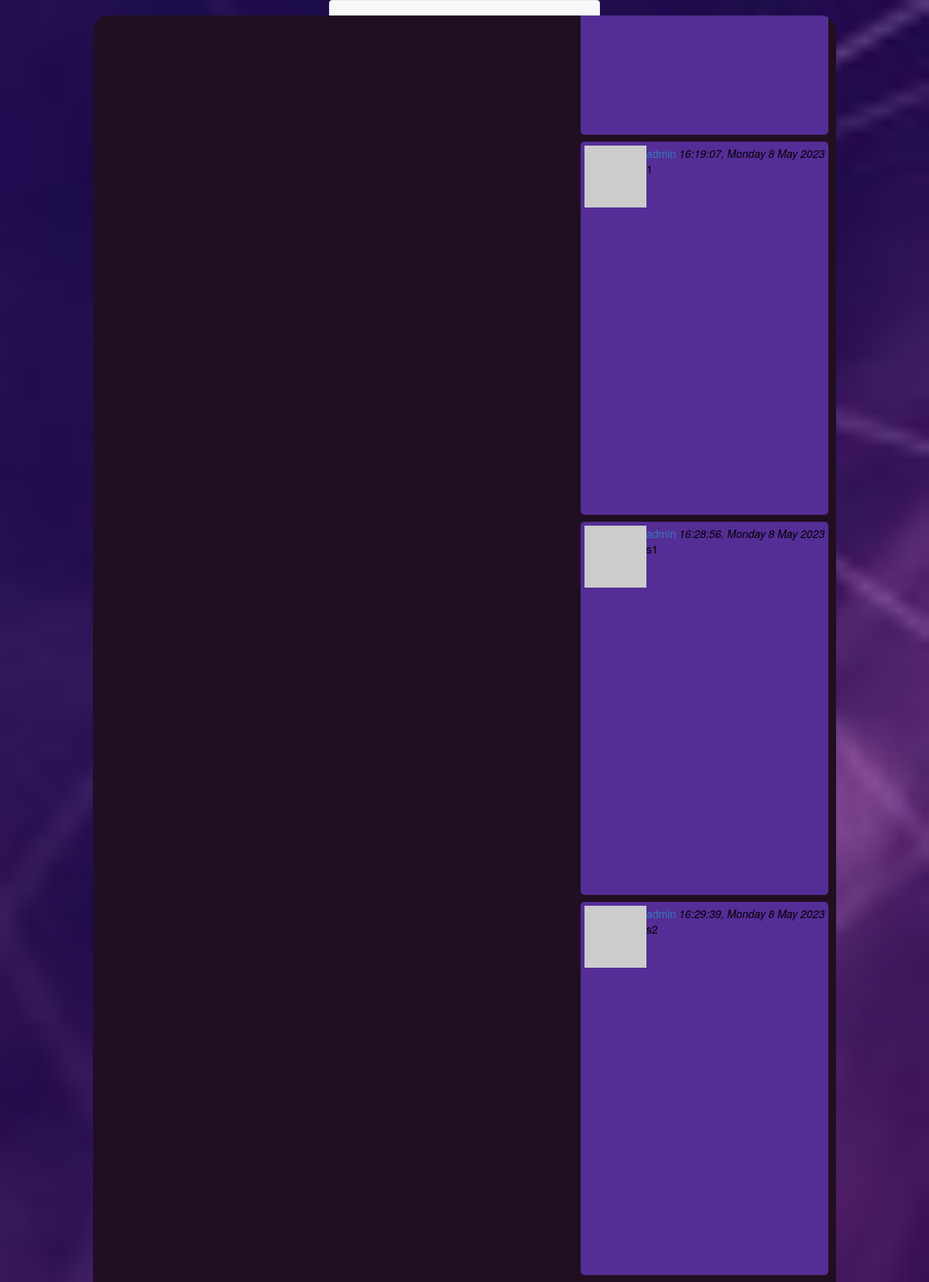
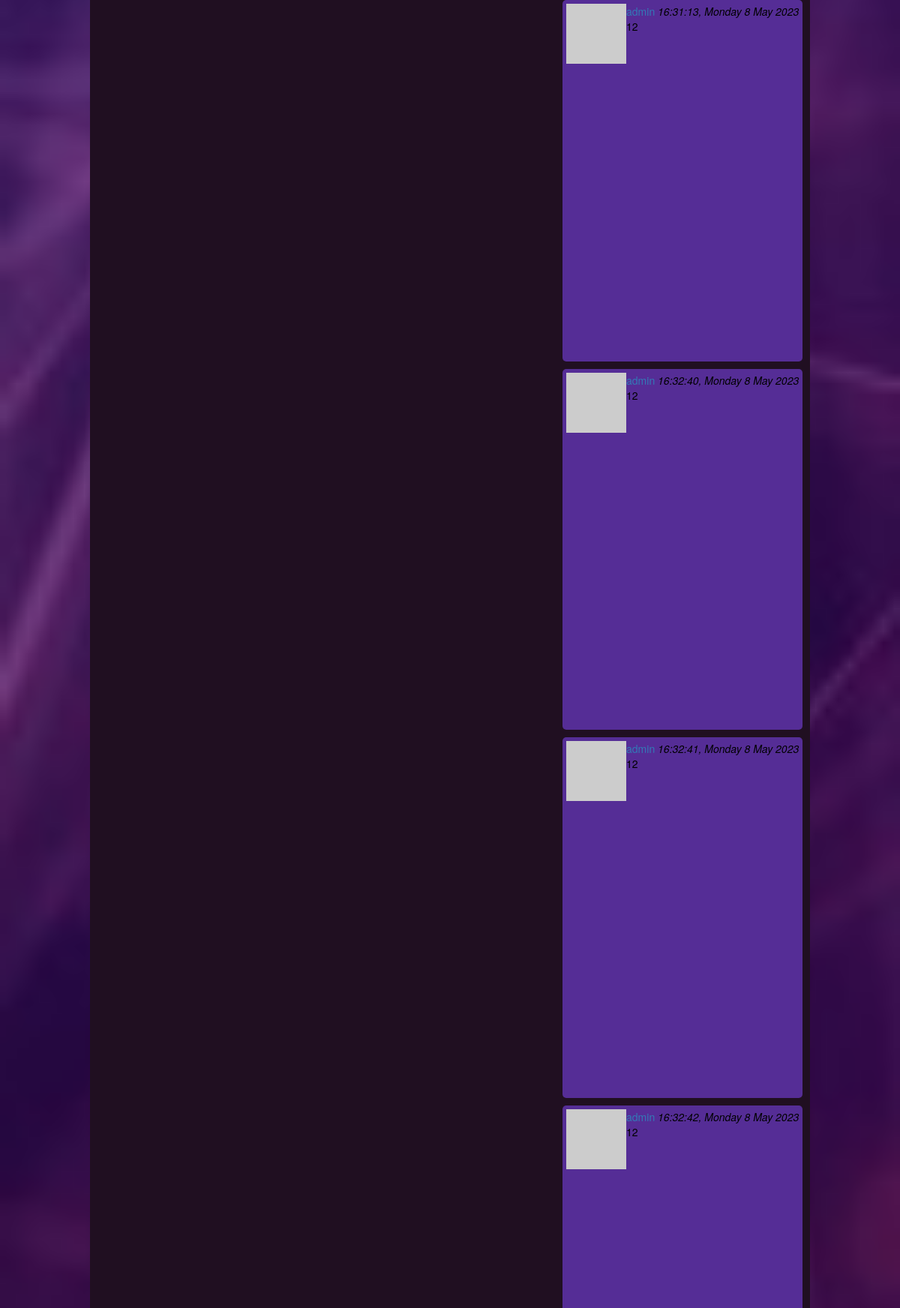
The app's page /index (signed in, upper part) with its own data (2 pictures, top to bottom).
### app/models.py (models this page shows, shortened)
class Post(db.Model):
    id = db.Column(db.Integer, primary_key=True)
    body = db.Column(db.String(140))
    timestamp = db.Column(db.DateTime, index=True, default=datetime.utcnow)
    user_id = db.Column(db.Integer, db.ForeignKey('user.id'))

class User(UserMixin, db.Model):
    id = db.Column(db.Integer, primary_key=True)
    username = db.Column(db.String(64), index=True, unique=True)
    email = db.Column(db.String(120), index=True, unique=True)
    password_hash = db.Column(db.String(128))
    posts = db.relationship('Post', backref='author', lazy='dynamic')
    about_me = db.Column(db.String(140))
    last_seen = db.Column(db.DateTime, default=datetime.utcnow)
    followed = db.relationship(
        'User', secondary=followers,
        primaryjoin=(followers.c.follower_id == id),
        secondaryjoin=(followers.c.followed_id == id),
        backref=db.backref('followers', lazy='dynamic'), lazy='dynamic')
    def avatar(self, size):
        digest = md5(self.email.lower().encode('utf-8')).hexdigest()
        return 'https://www.gravatar.com/avatar/{}?d=identicon&s={}'.format(
            digest, size)

### app/routes.py (the view)
@app.route('/', methods=['GET', 'POST'])
@app.route('/index', methods=['GET', 'POST'])
@login_required
def index():
    form = PostForm()
    if form.validate_on_submit():
        post = Post(body=form.post.data, author=current_user)
        db.session.add(post)
        db.session.commit()
        return redirect(url_for('index'))
    posts = Post.query.order_by(Post.timestamp.asc()).all()
    return render_template('index.html', title='Home', form=form,
                           posts=posts)

### app/models.py (called while the page is built)
@login.user_loader
def load_user(id):
    return User.query.get(int(id))

### app/routes.py (called while the page is built)
@app.before_request
def before_request():
    if current_user.is_authenticated:
        current_user.last_seen = datetime.utcnow()
        db.session.commit()

### app/templates/index.html (shortened to what this page needs)
{% extends "base.html" %}
{% block content %}
    <link rel="stylesheet" href="{{ url_for('static', filename= './css/chat.css') }}">
    <div class="chat_frame">
        <div id="chat_window" class="chat_window">
            {% include 'posts.html' %}
        </div>
    </div>
{% endblock %}

### app/templates/posts.html
{% for post in posts %}
    {% if post.user_id == current_user.id %}
        <div class="my_message_design">
            {% include '_post.html' %}
        </div>
    {% else %}
        <div class="message_design">
            {% include '_post.html' %}
        </div>
    {% endif %}
{% endfor %}

### app/templates/_post.html (shortened to what this page needs)
 <table class="messageTable">
        <tr valign="top">
            <td>
                <a href="{{ url_for('user', username=post.author.username) }}">
                    <img src="{{ post.author.avatar(36) }}" />
                </a>
            </td>
            <td>
                <a href="{{ url_for('user', username=post.author.username) }}">
                    {{ post.author.username }}
                </a>
                <i>{{ moment(post.timestamp).format('H:mm:ss,  dddd D MMMM YYYY') }}</i>
                <br>
                {{ post.body }}
            </td>
        </tr>
</table>

### app/static/css/chat.css (style rules this page uses)
body { display: flex; background: rgb(32,15,33) url("../images/back_ground.jpg") no-repeat center center fixed; -webkit-background-size: cover; -moz-background-size: cover; -o-background-size: cover; background-size: cover; flex-direction: column; align-items: center; justify-content: space-between; }
.chat_frame { display: flex; flex-basis: content; align-items: center; flex-direction: column; justify-content: space-between; position: absolute; width: 80%; height: 90%; }
.chat_window { color: white; margin: 20px 0; border-style: none; border-radius: 20px; width: 100%; height: 100%; background-color: rgb(32,15,33); overflow: auto; }
.my_message_design { display: flex; color: black; margin: 0.7em 0.7em 0.7em auto; padding: 5px 5px 0px 5px; border-style: none; border-radius: 5px; width: fit-content; max-width: 45%; min-height: 6%; background-color: rgb(85, 45, 150); word-break: break-word; }

### records on screen
Post: author.username "admin", timestamp "16:19:07, Monday 8 May 2023", body "1"
Post: author.username "admin", timestamp "16:28:56, Monday 8 May 2023", body "s1"
Post: author.username "admin", timestamp "16:29:39, Monday 8 May 2023", body "s2"
Post: author.username "admin", timestamp "16:31:13, Monday 8 May 2023", body "12"
Post: author.username "admin", timestamp "16:32:40, Monday 8 May 2023", body "12"
Post: author.username "admin", timestamp "16:32:41, Monday 8 May 2023", body "12"
Post: author.username "admin", timestamp "16:32:42, Monday 8 May 2023", body "12"
